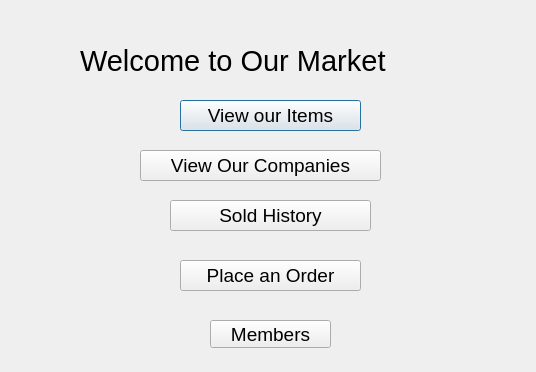
<?xml version="1.0" encoding="UTF-8"?>
<ui version="4.0">
 <class>main</class>
 <widget class="QDialog" name="main">
  <property name="geometry">
   <rect>
    <x>0</x>
    <y>0</y>
    <width>536</width>
    <height>372</height>
   </rect>
  </property>
  <property name="windowTitle">
   <string>Dialog</string>
  </property>
  <widget class="QLabel" name="welcome">
   <property name="geometry">
    <rect>
     <x>80</x>
     <y>20</y>
     <width>401</width>
     <height>81</height>
    </rect>
   </property>
   <property name="font">
    <font>
     <family>Arial</family>
     <pointsize>22</pointsize>
    </font>
   </property>
   <property name="text">
    <string>Welcome to Our Market</string>
   </property>
  </widget>
  <widget class="QPushButton" name="viewOurItems">
   <property name="geometry">
    <rect>
     <x>180</x>
     <y>100</y>
     <width>181</width>
     <height>31</height>
    </rect>
   </property>
   <property name="font">
    <font>
     <family>Arial</family>
     <pointsize>14</pointsize>
    </font>
   </property>
   <property name="text">
    <string>View our Items</string>
   </property>
  </widget>
  <widget class="QPushButton" name="viewOurCompanies">
   <property name="geometry">
    <rect>
     <x>140</x>
     <y>150</y>
     <width>241</width>
     <height>31</height>
    </rect>
   </property>
   <property name="font">
    <font>
     <family>Arial</family>
     <pointsize>14</pointsize>
    </font>
   </property>
   <property name="text">
    <string>View Our Companies</string>
   </property>
  </widget>
  <widget class="QPushButton" name="pushButton">
   <property name="geometry">
    <rect>
     <x>170</x>
     <y>200</y>
     <width>201</width>
     <height>31</height>
    </rect>
   </property>
   <property name="font">
    <font>
     <family>Arial</family>
     <pointsize>14</pointsize>
    </font>
   </property>
   <property name="text">
    <string>Sold History</string>
   </property>
  </widget>
  <widget class="QPushButton" name="placeAnOrder">
   <property name="geometry">
    <rect>
     <x>180</x>
     <y>260</y>
     <width>181</width>
     <height>31</height>
    </rect>
   </property>
   <property name="font">
    <font>
     <family>Arial</family>
     <pointsize>14</pointsize>
    </font>
   </property>
   <property name="text">
    <string>Place an Order</string>
   </property>
  </widget>
  <widget class="QPushButton" name="pushButton_2">
   <property name="geometry">
    <rect>
     <x>210</x>
     <y>320</y>
     <width>121</width>
     <height>28</height>
    </rect>
   </property>
   <property name="font">
    <font>
     <family>Arial</family>
     <pointsize>14</pointsize>
    </font>
   </property>
   <property name="text">
    <string>Members</string>
   </property>
  </widget>
 </widget>
 <resources/>
 <connections/>
</ui>
